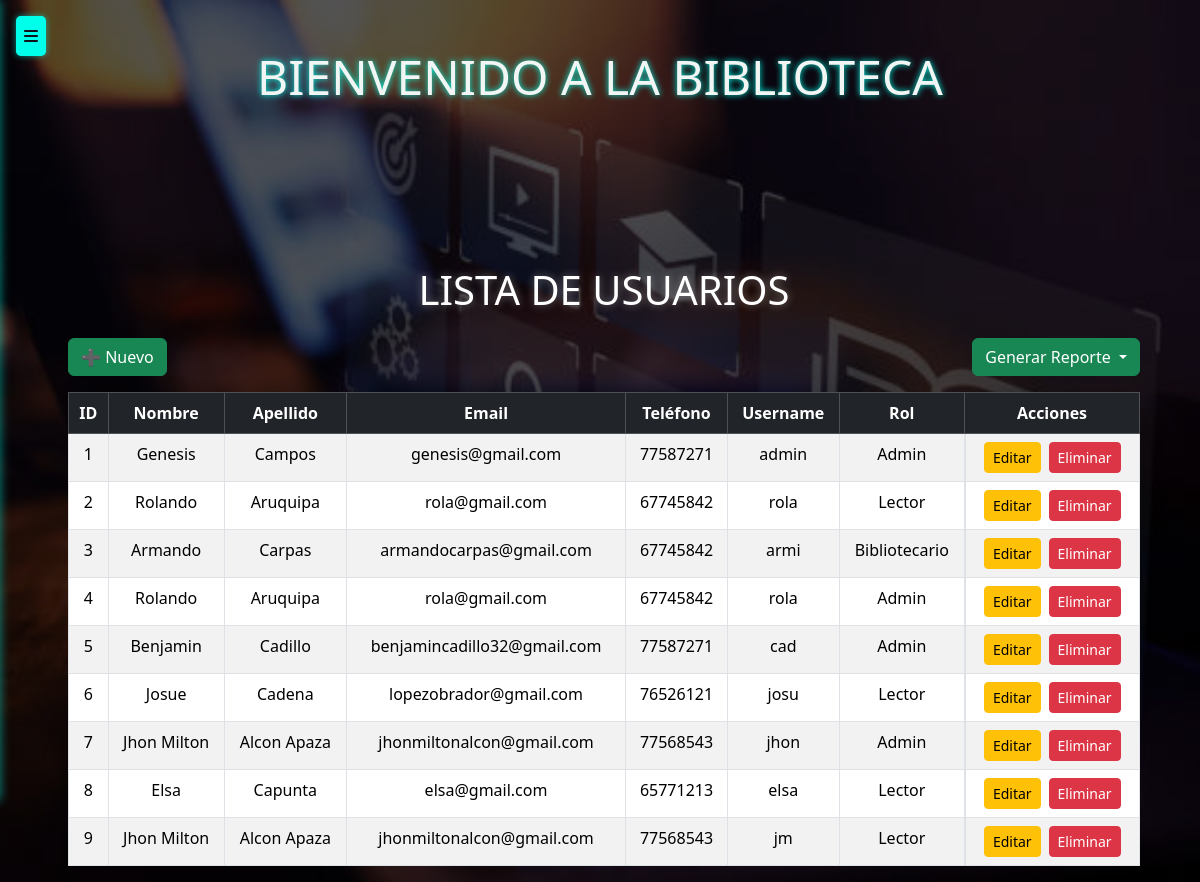
/usuarios/, run on an earlier commit of the app's database.
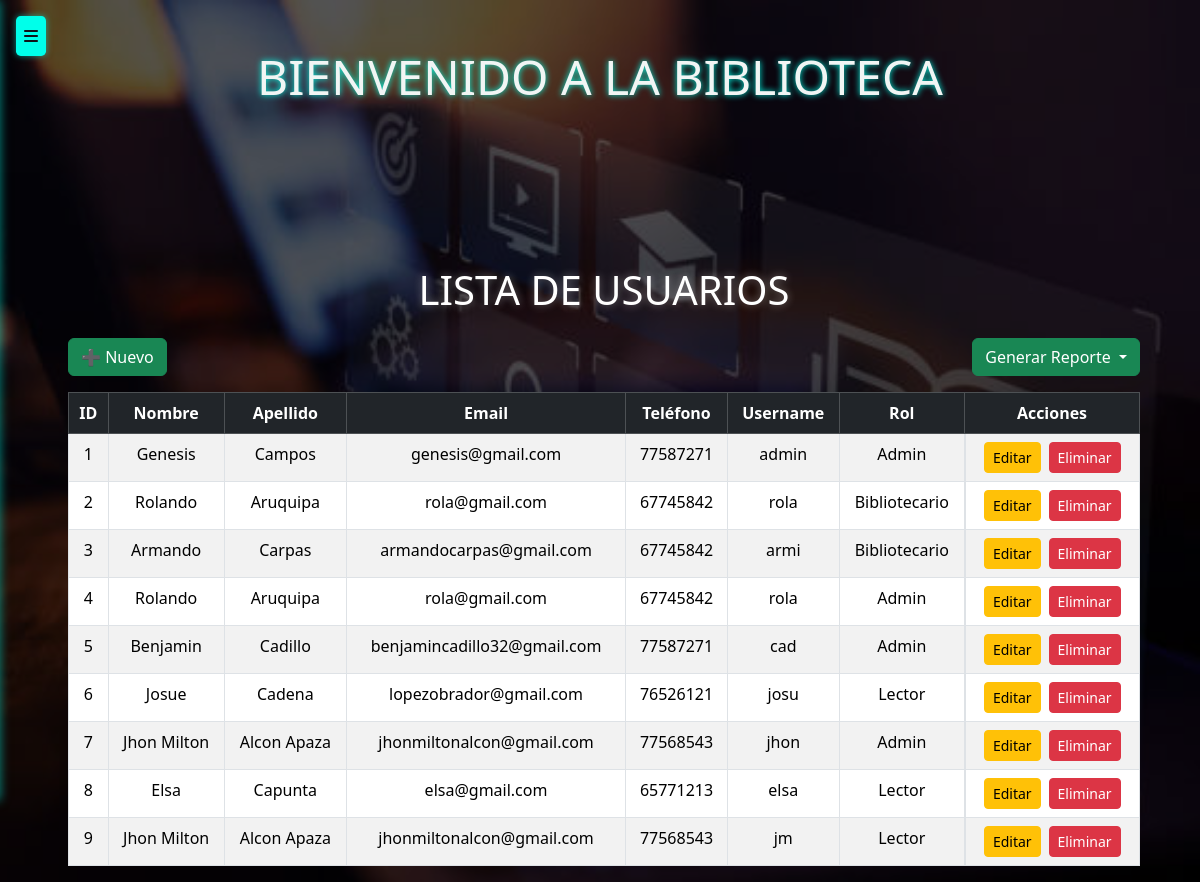
And on a later commit of the database.
### models/usuario_model.py (models this page shows, shortened)
class Usuario(db.Model):
    __tablename__ = "usuarios"
    id = db.Column(db.Integer,primary_key=True)
    nombre = db.Column(db.String(80),nullable=False)
    apellido = db.Column(db.String(80),nullable=False)
    email = db.Column(db.String(120),nullable=False)
    telefono = db.Column(db.String(20),nullable=False)
    username = db.Column(db.String(20),nullable=False)
    password = db.Column(db.String,nullable=False)
    tipo = db.Column(db.String(20),nullable=False)
    @staticmethod #no depende de la clase
    def get_all():
        return Usuario.query.all()

### controllers/usuario_controllers.py (the view)
@usuario_bp.route("/")
def index():
    usuarios = Usuario.get_all()
    return usuario_view.list(usuarios)

### views/usuario_view.py (called while the page is built)
def list(usuarios):
    return render_template('usuarios/index.html', usuarios=usuarios)

### templates/usuarios/index.html (shortened to what this page needs)
{% extends 'base.html' %}
{% block content %}
<div class="container mt-4" style="max-width: 1100px;">
  <h1 class="text-center mb-4">Lista de Usuarios</h1>
  <div class="d-flex justify-content-between mb-3">
    <a href="{{ url_for('usuario.create') }}" class="btn btn-success">➕ Nuevo</a>
    <div class="btn-group">
      <button class="btn btn-success dropdown-toggle" data-bs-toggle="dropdown" aria-expanded="false">
        Generar Reporte
      </button>
    </div>
  </div>
  <table class="table table-striped table-bordered text-center mx-auto">
    <thead class="table-dark">
      <tr>
        <th>ID</th>
        <th>Nombre</th>
        <th>Apellido</th>
        <th>Email</th>
        <th>Teléfono</th>
        <th>Username</th>
        <th>Rol</th>
        <th>Acciones</th>
      </tr>
    </thead>
    <tbody>
      {% for item in usuarios %}
      <tr>
        <td>{{ item.id }}</td>
        <td>{{ item.nombre }}</td>
        <td>{{ item.apellido }}</td>
        <td>{{ item.email }}</td>
        <td>{{ item.telefono }}</td>
        <td>{{ item.username }}</td>
        <td>{{ item.tipo }}</td>
        <td class="d-flex justify-content-center gap-2">
          <a href="{{ url_for('usuario.edit', id=item.id) }}" class="btn btn-warning btn-sm">Editar</a>
          <a href="{{ url_for('usuario.delete', id=item.id) }}" class="btn btn-danger btn-sm"
             onclick="return confirm('¿Estás seguro de que deseas eliminar a {{ item.nombre }} {{ item.apellido }}?');">
             Eliminar
          </a>
        </td>
      </tr>
      {% else %}
      <tr>
        <td colspan="8" class="text-center">No hay Usuarios registrados.</td>
      </tr>
      {% endfor %}
    </tbody>
  </table>
</div>
{% endblock %}

What changed in the data, as far as the page shows it:
changed Usuario id 2: tipo "Lector" → "Bibliotecario"
